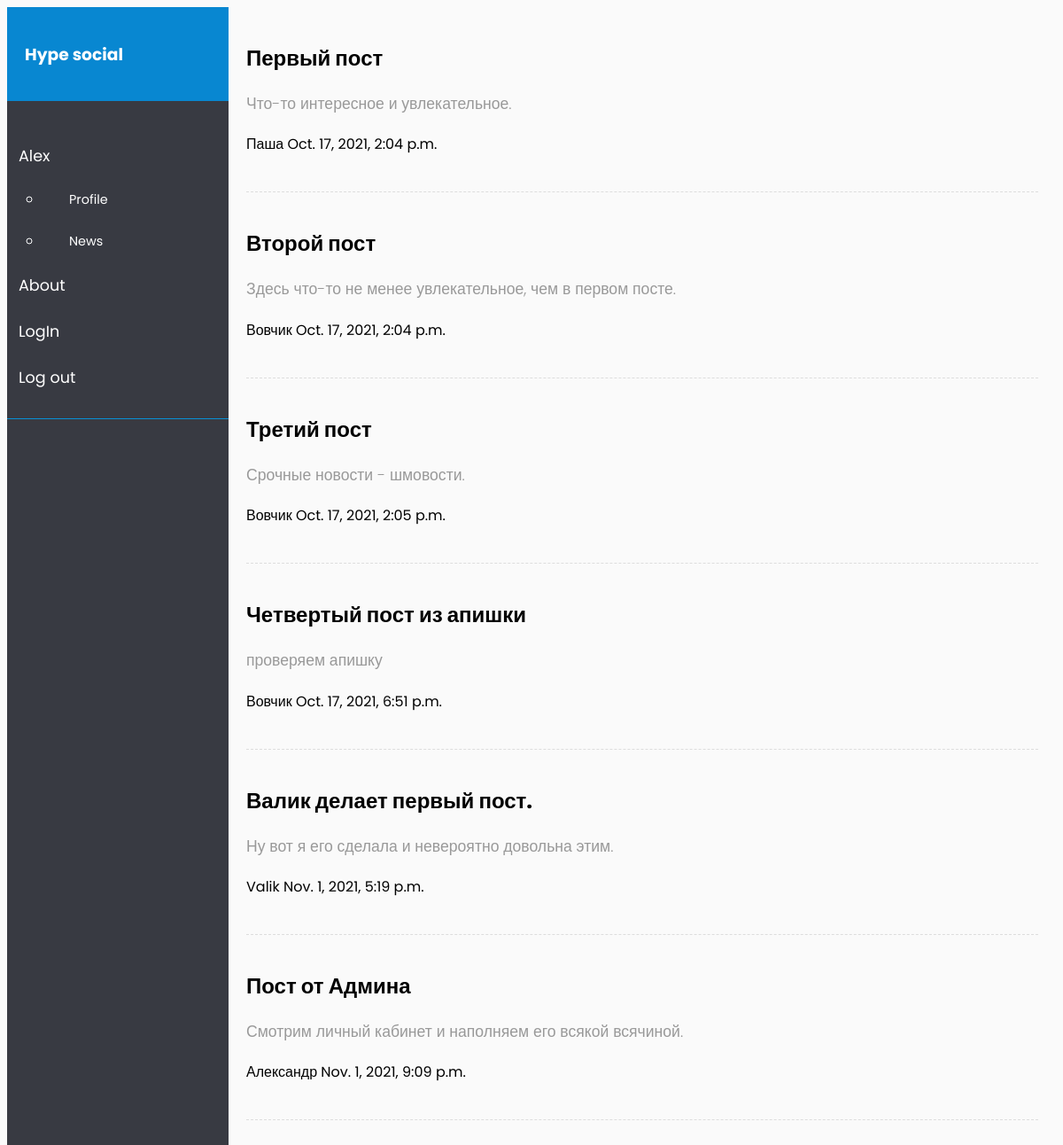
The app's page / (signed in) with its own data.
### user/models.py (models this page shows, shortened)
class Post(models.Model):
    class Meta:
        db_table = "пост"
    Category_choices = [
        (1, 'Art'),
        (2, 'business'),
        (3, 'science ')
    ]
    title = models.CharField(max_length=140)
    text = models.TextField(verbose_name='text')
    category = models.PositiveSmallIntegerField('category', choices=Category_choices)
    autor = models.ForeignKey(Profile, default='', on_delete=models.CASCADE)
    public_time = models.DateTimeField(default=timezone.now)

class Profile(models.Model):
    class Meta:
        db_table = "профиль"
    login = models.OneToOneField(User, on_delete=models.CASCADE, verbose_name='user_login', unique=True, default=None)
    name = models.CharField(max_length=111, default='')
    date_birth = models.DateField(max_length=9)
    email = models.EmailField(max_length=100, unique=True, null=True, blank=True)
    bio = models.TextField(max_length=140)
    ava = models.ImageField(upload_to='avatar/', blank=True, null=True)
    def __str__(self):
        return self.name

### user/views.py (the view)
# urls.py: path('', views.ShowPost.as_view()),
class ShowPost(APIView):
    queryset = Post.objects.all()
    serializer_class = PostSerializer
    renderer_classes = [TemplateHTMLRenderer]
    template_name = 'user/posts.html'
    def get(self, request):
        queryset = Post.objects.all()
        return Response({'Posts': queryset})

### user/templates/user/posts.html (shortened to what this page needs)
{% load rest_framework %}
{% load static %}
<html lang="en">
 <html lang="en"><head>
 <link rel="stylesheet" href="{% static 'css/main.css'%}" >
 </head>
<body>
<div class="wrapper">
        <nav id="sidebar">
            <div class="sidebar-header">
                <h3>Hype social</h3>
            </div>
            <ul class="list-unstyled components">
                <li class="active">
                    {% if user.is_authenticated %}
                    <a href="#homeSubmenu" data-toggle="collapse" aria-expanded="false" class="dropdown-toggle">{{ user.get_username }}</a>
                    <ul class="collapse list-unstyled" id="homeSubmenu">
                        <li>
                            <a href="/profile/">Profile</a>
                        </li>
                        <li>
                            <a href="/">News</a>
                        </li>
                    </ul>
                </li>
                <li>
                    <a href="#">About</a>
                </li>
                <li>
                    <a href="/accounts/login">LogIn</a>
                </li>
                <li><a href="{% url 'logout' %}">Log out</a></li>
            </ul>
            {% else %}
             <a href="#homeSubmenu" data-toggle="collapse" aria-expanded="false" class="dropdown-toggle">{{ user.get_username }}</a>
                    <ul class="collapse list-unstyled" id="homeSubmenu">
                <li>
                    <a href="/accounts/login">LogIn</a>
                </li>
              {% endif %}
        </nav>
        <div id="content">
         {% block content %}
             {% for post in Posts %}
            <h2>{{post.title}}</h2>
            <p>{{post.text}}</p>
            <a>{{post.autor}}
             {{post.public_time}}
            </a>
            <div class="line"></div>
            {% endfor %}
    </div>
{% endblock %}
</body></html>

### user/static/css/main.css (style rules this page uses)
body { font-family: 'Poppins', sans-serif; background: #fafafa; }
p { font-family: 'Poppins', sans-serif; font-size: 1.1em; font-weight: 300; line-height: 1.7em; color: #999; }
a, a:hover, a:focus { color: inherit; text-decoration: none; transition: all 0.3s; }
.line { width: 100%; height: 1px; border-bottom: 1px dashed #ddd; margin: 40px 0; }
.wrapper { display: flex; width: 100%; align-items: stretch; }
#sidebar { min-width: 250px; max-width: 250px; background: #383a42; color: #fff; transition: all 0.3s; }
#sidebar .sidebar-header { padding: 20px; background: #0887d1; }
#sidebar ul.components { padding: 20px 0; border-bottom: 1px solid #0991d6; }
#sidebar ul li a { padding: 13px; font-size: 1.1em; display: block; }
#sidebar ul li.active>a, a[aria-expanded="true"] { color: #fff; background: #383a42; }
a[data-toggle="collapse"] { position: relative; }
.dropdown-toggle::after { display: block; position: absolute; top: 50%; right: 20px; transform: translateY(-50%); }
ul ul a { font-size: 0.9em !important; padding-left: 30px !important; background: #383a42; }
#content { width: 100%; padding: 20px; min-height: 100vh; transition: all 0.3s; }

### records on screen
Post: title "Первый пост", text "Что-то интересное и увлекательное.", autor "Паша", public_time "Oct. 17, 2021, 2:04 p.m."
Post: title "Второй пост", text "Здесь что-то не менее увлекательное, чем в первом посте.", autor "Вовчик", public_time "Oct. 17, 2021, 2:04 p.m."
Post: title "Третий пост", text "Срочные новости - шмовости.", autor "Вовчик", public_time "Oct. 17, 2021, 2:05 p.m."
Post: title "Четвертый пост из апишки", text "проверяем апишку", autor "Вовчик", public_time "Oct. 17, 2021, 6:51 p.m."
Post: title "Валик делает первый пост.", text "Ну вот я его сделала и невероятно довольна этим.", autor "Valik", public_time "Nov. 1, 2021, 5:19 p.m."
Post: title "Пост от Админа", text "Смотрим личный кабинет и наполняем его всякой всячиной.", autor "Александр", public_time "Nov. 1, 2021, 9:09 p.m."

### other values on screen
{{ user.get_username }} "Alex"
